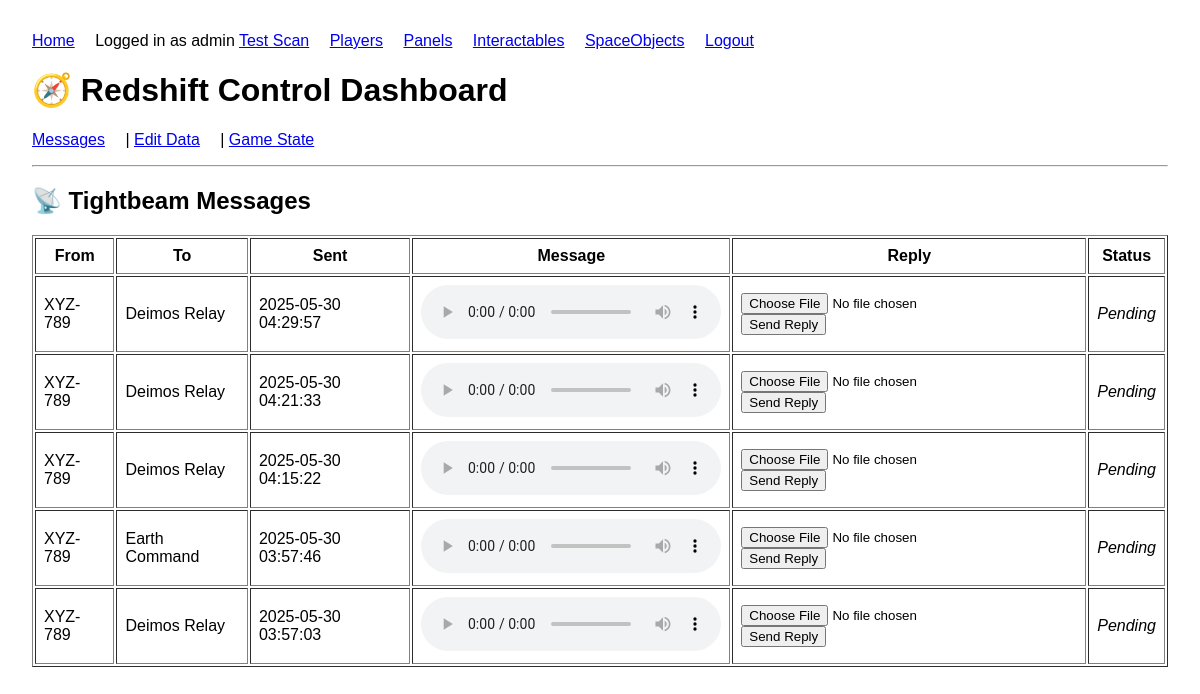
/control (signed in), run on an earlier commit of the app's database.
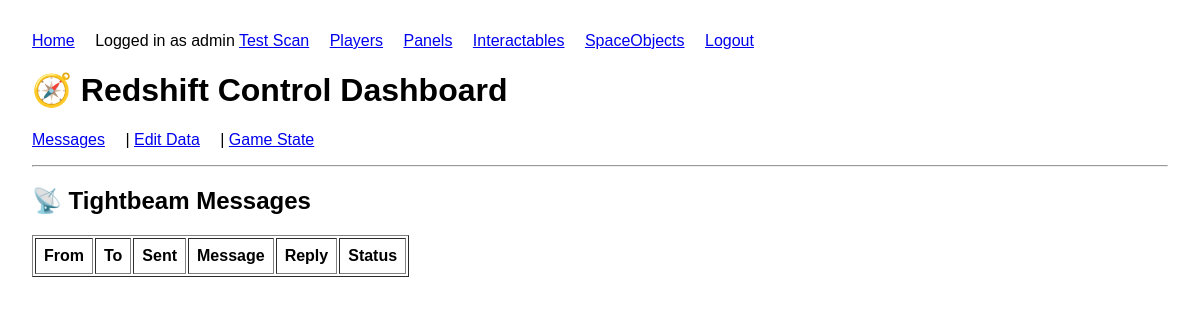
And on a later commit of the database.
### app/models.py (models this page shows, shortened)
class Control(db.Model, UserMixin):
    id = db.Column(db.Integer, primary_key=True)
    username = db.Column(db.String(80), unique=True, nullable=False)
    password_hash = db.Column(db.String(128), nullable=False)

class TightbeamMessage(db.Model):
    id = db.Column(db.Integer, primary_key=True)
    player_code = db.Column(db.String(12), nullable=False)
    target_id = db.Column(db.Integer, db.ForeignKey('comm_target.id'), nullable=False)
    target = db.relationship("CommTarget")
    file_path = db.Column(db.String(200), nullable=False)
    sent_time = db.Column(db.DateTime, nullable=False)
    response_path = db.Column(db.String(200), nullable=True)
    response_time = db.Column(db.DateTime, nullable=True)

class CommTarget(db.Model):
    id = db.Column(db.Integer, primary_key=True)
    name = db.Column(db.String(100), nullable=False)  # e.g., "Earth Relay"
    delay_seconds = db.Column(db.Integer, nullable=False)  # Total round-trip delay (sec)

### app/routes.py (the view)
@main.route('/control')
@login_required
def control_dashboard():
    from app.models import GameState, TightbeamMessage, CommTarget
    messages = TightbeamMessage.query.order_by(TightbeamMessage.sent_time.desc()).all()
    game_state = GameState.query.first()
    return render_template("control_dashboard.html", messages=messages, game_state=game_state)

### app/__init__.py (called while the page is built)
def create_app():
    app = Flask(__name__)
    app.config.from_object('config.Config')
    db.init_app(app)
    login_manager.init_app(app)
    with app.app_context():
        from . import models
    from .routes import main
    from .auth import auth
    app.register_blueprint(main)
    app.register_blueprint(auth)
    @app.context_processor
    def inject_now():
        from datetime import datetime
        return {"now": datetime.utcnow}
    return app

### app/auth.py (called while the page is built)
@login_manager.user_loader
def load_user(user_id):
    return Control.query.get(int(user_id))

### app/templates/control_dashboard.html
{% extends "base.html" %}
{% block content %}
<h1>🧭 Redshift Control Dashboard</h1>
<nav>
  <a href="#messages">Messages</a> |
  <a href="#edit">Edit Data</a> |
  <a href="#gamestate">Game State</a>
</nav>
<hr>
<h2 id="messages">📡 Tightbeam Messages</h2>
<table border="1" cellpadding="8">
  <tr>
    <th>From</th><th>To</th><th>Sent</th><th>Message</th><th>Reply</th><th>Status</th>
  </tr>
  {% for msg in messages %}
  <tr>
    <td>{{ msg.player_code }}</td>
    <td>{{ msg.target.name }}</td>
    <td>{{ msg.sent_time.strftime('%Y-%m-%d %H:%M:%S') }}</td>
    <td><audio controls src="{{ url_for('static', filename=msg.file_path) }}"></audio></td>
    <td>
      {% if msg.response_path %}
        <audio controls src="{{ url_for('static', filename=msg.response_path) }}"></audio>
      {% else %}
        <form method="post" action="{{ url_for('main.respond_to_message', message_id=msg.id) }}" enctype="multipart/form-data">
          <input type="file" name="reply_file" accept="audio/*" required>
          <button type="submit">Send Reply</button>
        </form>
      {% endif %}
    </td>
    <td>
      {% if msg.response_time %}
        Responded {{ msg.response_time.strftime('%H:%M:%S') }}
      {% else %}
        <em>Pending</em>
      {% endif %}
    </td>
  </tr>
  {% endfor %}
</table>
{% endblock %}

### app/templates/base.html (shortened to what this page needs)
<!doctype html>
<html lang="en">
<head>
</head>
<body>
<nav>
  <a href="{{ url_for('main.index') }}">Home</a>
  {% if current_user.is_authenticated %}
    <span>Logged in as {{ current_user.username }}</span>
    <a href="{{ url_for('main.scan') }}">Test Scan</a>
    <a href="{{ url_for('main.control_edit_list', object_type='players') }}">Players</a>
    <a href="{{ url_for('main.control_edit_list', object_type='panels') }}">Panels</a>
    <a href="{{ url_for('main.control_edit_list', object_type='interactables') }}">Interactables</a>
    <a href="{{ url_for('main.control_edit_list', object_type='spaceobjects') }}">SpaceObjects</a>
    <a href="{{ url_for('auth.logout') }}">Logout</a>
  {% else %}
    <a href="{{ url_for('auth.login') }}">Login</a>
  {% endif %}
</nav>
{% block content %}{% endblock %}
</body>
</html>

### app/templates/base.html (style rules this page uses)
body { font-family: sans-serif; margin: 2rem; }
nav { margin-bottom: 1rem; }
nav a { margin-right: 1rem; }

What changed in the data, as far as the page shows it:
removed TightbeamMessage: player_code "XYZ-789", target.name "Deimos Relay", sent_time "2025-05-30 04:29:57", shows "Pending"
removed TightbeamMessage: player_code "XYZ-789", target.name "Deimos Relay", sent_time "2025-05-30 04:21:33", shows "Pending"
removed TightbeamMessage: player_code "XYZ-789", target.name "Deimos Relay", sent_time "2025-05-30 04:15:22", shows "Pending"
removed TightbeamMessage: player_code "XYZ-789", target.name "Earth Command", sent_time "2025-05-30 03:57:46", shows "Pending"
removed TightbeamMessage: player_code "XYZ-789", target.name "Deimos Relay", sent_time "2025-05-30 03:57:03", shows "Pending"
